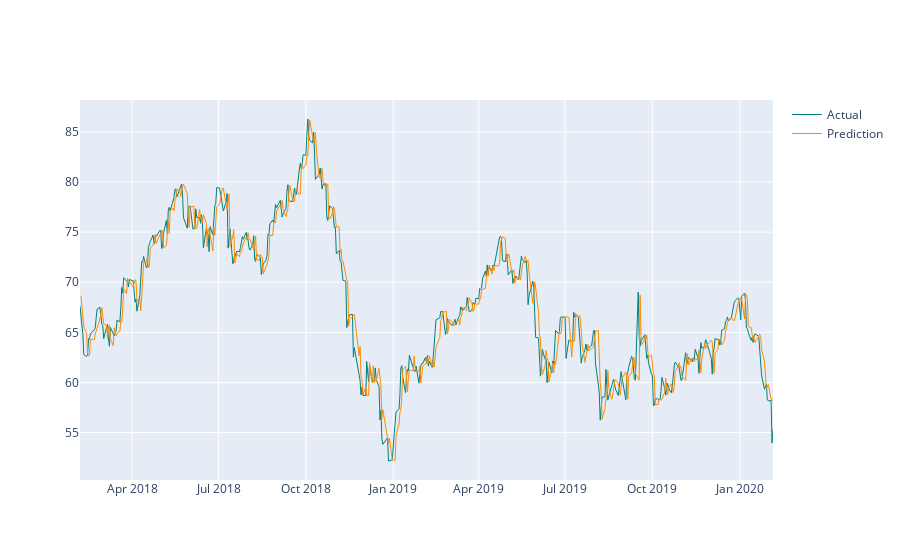

The notebook cell saved with this chart:
### Code cell
import plotly.express as px
import plotly.graph_objects as go

fig = go.Figure([

    go.Scatter(
        name='Actual',
        x=graphdata.Date,
        y=graphdata['test'],
        mode='lines',
        marker=dict(color="#008080"),
        line=dict(width=1),
        showlegend=True
    ),
    go.Scatter(
        name='Prediction',
        x=graphdata.Date,
        y=graphdata['preds'],
        marker=dict(color="#FF8C00"),
        line=dict(width=1),
        mode='lines',
        fillcolor='rgba(68, 68, 68, 0.3)',
        showlegend=True
    )
])

fig.update_layout(
    yaxis_title='',
    title='',
    hovermode="x"
)

fig.show()

### Figure 1 — Plotly figure (JSON) as saved in the notebook; plotly's stock layout.template omitted (floating-point values rounded to 4 significant figures; data arrays with more than 128 entries replaced by an {"elided": "..."} marker saying what was removed)
{"data": [{"line": {"width": 1}, "marker": {"color": "#008080"}, "mode": "lines", "name": "Actual", "showlegend": true, "type": "scatter", "x": {"elided": "497 str values"}, "y": {"elided": "497 float values"}}, {"fillcolor": "rgba(68, 68, 68, 0.3)", "line": {"width": 1}, "marker": {"color": "#FF8C00"}, "mode": "lines", "name": "Prediction", "showlegend": true, "type": "scatter", "x": {"elided": "497 str values"}, "y": {"elided": "497 float values"}}], "layout": {"hovermode": "x", "title": {"text": ""}, "yaxis": {"title": {"text": ""}}}}
